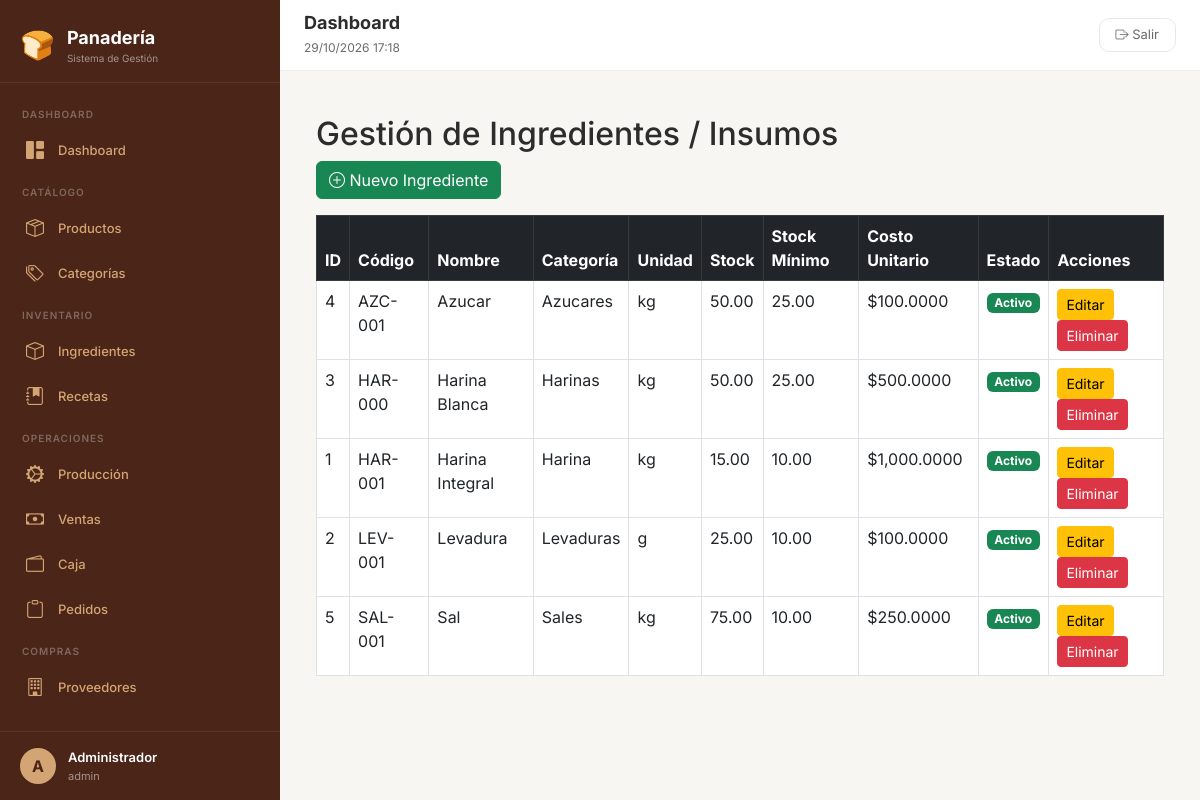
Page /index.php?modulo=ingredientes&accion=index (signed in) on the committed database.
### tables this page shows
CREATE TABLE `ingredientes` (
  `id` int(11) NOT NULL,
  `nombre` varchar(100) NOT NULL,
  `codigo` varchar(50) DEFAULT NULL,
  `categoria` varchar(50) DEFAULT NULL,
  `unidad_medida_id` int(11) NOT NULL,
  `stock_actual` decimal(10,2) DEFAULT 0.00,
  `stock_minimo` decimal(10,2) DEFAULT 0.00,
  `costo_unitario` decimal(10,4) DEFAULT 0.0000,
  `proveedor_principal` varchar(100) DEFAULT NULL,
  `fecha_vencimiento` date DEFAULT NULL,
  `estado` tinyint(1) DEFAULT 1,
  `created_at` timestamp NOT NULL DEFAULT current_timestamp()
);

CREATE TABLE `unidades_medida` (
  `id` int(11) NOT NULL,
  `nombre` varchar(50) NOT NULL,
  `abreviatura` varchar(10) NOT NULL,
  `activo` tinyint(1) DEFAULT 1,
  `created_at` timestamp NOT NULL DEFAULT current_timestamp()
);

### controllers/IngredientesController.php (called while the page is built, shortened)
<?php
require_once __DIR__ . '/../models/Ingrediente.php';
require_once __DIR__ . '/../includes/funciones.php';
class IngredientesController {
    private $modelo;
    public function __construct() {
        $this->modelo = new Ingrediente();
    }
    public function index() {
        $ingredientes = $this->modelo->obtenerTodos(false);
        include 'includes/header.php';
        include 'views/ingredientes/index.php';
        include 'includes/footer.php';
    }
}
?>

### includes/funciones.php (called while the page is built, shortened)
<?php
function tieneRol($rolNombre) {
    return isset($_SESSION['rol']) && $_SESSION['rol'] === $rolNombre;
}
function esAdmin() {
    return tieneRol('admin');
}
?>

### config/database.php (called while the page is built, shortened)
<?php
function conectarDB() {
    try {
        $pdo = new PDO("mysql:host=" . DB_HOST . ";dbname=" . DB_NAME . ";charset=utf8", DB_USER, DB_PASS);
        $pdo->setAttribute(PDO::ATTR_ERRMODE, PDO::ERRMODE_EXCEPTION);
        $pdo->exec("SET time_zone = '-03:00'");
        return $pdo;
    } catch (PDOException $e) {
        die("Error de conexión: " . $e->getMessage());
    }
}
?>

### models/ingrediente.php (called while the page is built, shortened)
<?php
require_once __DIR__ . '/../config/database.php';
class Ingrediente {
    private $pdo;
    public function __construct() {
        $this->pdo = conectarDB();
    }
    public function obtenerTodos($activos = true) {
        $sql = "SELECT i.*, u.nombre as unidad_nombre, u.abreviatura as unidad_abreviatura
                FROM ingredientes i
                LEFT JOIN unidades_medida u ON i.unidad_medida_id = u.id";
        $sql .= " ORDER BY i.nombre";
        $stmt = $this->pdo->query($sql);
        return $stmt->fetchAll(PDO::FETCH_ASSOC);
    }
}
?>

### views/ingredientes/index.php (the view, shortened to what this page needs)
<div class="container mt-4">
    <h2>Gestión de Ingredientes / Insumos</h2>
    <?php if (esAdmin() || tieneRol('panadero')): ?>
        <a href="index.php?modulo=ingredientes&accion=crear" class="btn btn-success mb-3">
            <i class="bi bi-plus-circle"></i> Nuevo Ingrediente
        </a>
    <?php endif; ?>
    <div class="table-responsive">
        <table class="table table-bordered table-hover">
            <thead class="table-dark">
                <tr>
                    <th>ID</th>
                    <th>Código</th>
                    <th>Nombre</th>
                    <th>Categoría</th>
                    <th>Unidad</th>
                    <th>Stock</th>
                    <th>Stock Mínimo</th>
                    <th>Costo Unitario</th>
                    <th>Estado</th>
                    <th>Acciones</th>
                </tr>
            </thead>
            <tbody>
                <?php if (empty($ingredientes)): ?>
                    <tr><td colspan="10" class="text-center">No hay ingredientes registrados.</td></tr>
                <?php else: ?>
                    <?php foreach ($ingredientes as $ingrediente): ?>
                        <tr>
                            <td><?= $ingrediente['id'] ?></td>
                            <td><?= htmlspecialchars($ingrediente['codigo'] ?? '-') ?></td>
                            <td><?= htmlspecialchars($ingrediente['nombre']) ?></td>
                            <td><?= htmlspecialchars($ingrediente['categoria'] ?? '-') ?></td>
                            <td><?= htmlspecialchars($ingrediente['unidad_abreviatura'] ?? '') ?></td>
                            <td><?= number_format($ingrediente['stock_actual'], 2) ?></td>
                            <td><?= number_format($ingrediente['stock_minimo'], 2) ?></td>
                            <td>$<?= number_format($ingrediente['costo_unitario'], 4) ?></td>
                            <td>
                                <span class="badge <?= $ingrediente['estado'] ? 'bg-success' : 'bg-secondary' ?>">
                                    <?= $ingrediente['estado'] ? 'Activo' : 'Inactivo' ?>
                                </span>
                            </td>
                            <td>
                                <?php if (esAdmin() || tieneRol('panadero')): ?>
                                    <a href="index.php?modulo=ingredientes&accion=editar&id=<?= $ingrediente['id'] ?>" class="btn btn-sm btn-warning">Editar</a>
                                    <a href="index.php?modulo=ingredientes&accion=eliminar&id=<?= $ingrediente['id'] ?>" class="btn btn-sm btn-danger" onclick="return confirm('¿Eliminar este ingrediente?')">Eliminar</a>
                                <?php else: ?>
                                    <span class="text-muted">Solo lectura</span>
                                <?php endif; ?>
                            </td>
                        </tr>
                    <?php endforeach; ?>
                <?php endif; ?>
            </tbody>
        </table>
    </div>
</div>

### assets/css/estilo.css (style rules this page uses)
:root { --primary: #6C3A2A; --primary-dark: #4A2518; --primary-light: #8B5A4A; --secondary: #D4A574; --accent: #E8C99B; --success: #2D8B46; --warning: #E8A838; --danger: #C0392B; --info: #2D7D8B; --bg-light: #F8F6F3; --bg-white: #FFFFFF; --text-dark: #2C2C2C; --text-gray: #6B6B6B; --text-light: #A8A8A8; --shadow: 0 4px 20px rgba(0, 0, 0, 0.08); --shadow-hover: 0 8px 30px rgba(0, 0, 0, 0.15); --radius: 16px; --radius-sm: 10px; --transition: all 0.3s cubic-bezier(0.4, 0, 0.2, 1); }
* { margin: 0; padding: 0; box-sizing: border-box; }
body { font-family: 'Inter', sans-serif; background: var(--bg-light); color: var(--text-dark); min-height: 100vh; display: flex; margin: 0; }

### rows in the picture
ingredientes: id "4", codigo "AZC-001", nombre "Azucar", categoria "Azucares", unidad_medida.abreviatura "kg", stock_actual "50.00", stock_minimo "25.00", costo_unitario "100.0000", estado "Activo"
ingredientes: id "3", codigo "HAR-000", nombre "Harina Blanca", categoria "Harinas", unidad_medida.abreviatura "kg", stock_actual "50.00", stock_minimo "25.00", costo_unitario "500.0000", estado "Activo"
ingredientes: id "1", codigo "HAR-001", nombre "Harina Integral", categoria "Harina", unidad_medida.abreviatura "kg", stock_actual "15.00", stock_minimo "10.00", costo_unitario "1,000.0000", estado "Activo"
ingredientes: id "2", codigo "LEV-001", nombre "Levadura", categoria "Levaduras", unidad_medida.abreviatura "g", stock_actual "25.00", stock_minimo "10.00", costo_unitario "100.0000", estado "Activo"
ingredientes: id "5", codigo "SAL-001", nombre "Sal", categoria "Sales", unidad_medida.abreviatura "kg", stock_actual "75.00", stock_minimo "10.00", costo_unitario "250.0000", estado "Activo"

### other values in the picture
substr($_SESSION['usuario_nombre'] ?? 'U', 0, 1) "A"
$_SESSION['usuario_nombre'] "Administrador"
$_SESSION['rol'] "admin"
$titulos[$modulo_actual] "Dashboard"
